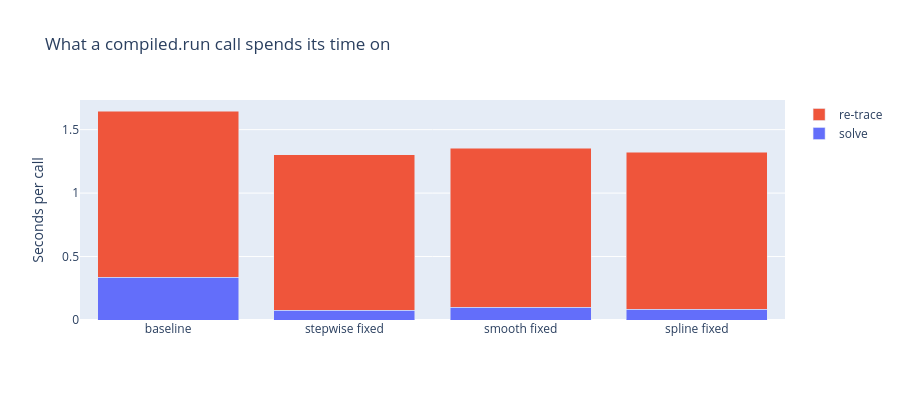

The code cell stored with this chart in its notebook:
### Markdown cell above
## Most of `compiled.run` is not the solve

The means above are not all integration. About 1.6 seconds of every `compiled.run` call is equinox re-tracing `diffeqsolve`: `summer4.solvers.diffrax_backend` rebuilds the `SubSaveAt` closures on each call, `equinox.filter_jit` treats a function as static and keys it by identity, so the cache misses and the whole solve is traced again. Nothing about the model or the mixing matrix changes that, and it is the same constant in every row, so it compresses all of them towards each other.

A calibration does not pay it: NUTS traces its log-density once and calls the compiled thing thereafter. The cell below wraps the identical solve in one outer `jax.jit` so it is traced once, which is the cost that actually matters here.

The profile that identified it is `cProfile` over three repeat calls, with `jax._src.pjit._trace_for_jit` holding about a second per call. Worth reporting upstream; it is a harness issue, not a model one.

### Code cell
import jax.numpy as jnp

from vacf.constants import N_TIMES
from vacf.model import save_plan

from vacf.solvers import dopri5

SOLVER = dict(
    t0=0.0,
    t1=float(N_TIMES),
    dt=0.1,
    solver=dopri5(rtol=1e-5, atol=1e-5, dtmax=1.0),
    max_steps=4_000,
)


def theta(params):
    return jnp.asarray(
        [params["bg_mixing"], params["a_spread"], params["pc_strength"]], dtype=jnp.float64
    )


def raw_and_jitted(label, mixing, attach):
    """Time the same solve through `compiled.run` and inside one outer jit."""
    compiled = compile_model(mixing=mixing)
    kwargs = dict(SOLVER, save=save_plan(compiled))

    @jax.jit
    def wrapped(scalars):
        params = dict(BASE_PARAMS)
        params["bg_mixing"], params["a_spread"], params["pc_strength"] = scalars
        # The fold is inside the traced region, so the draw pays for it here
        # and the solve sees a table or a curve, not the three scalars.
        return compiled.run(attach(params), **kwargs)["compartments"].values.data

    def raw(params):
        return compiled.run(attach(params), **kwargs)["compartments"].values.data

    seconds(lambda: raw(sets[0]))
    raw_times = [seconds(lambda params=params: raw(params)) for params in sets]
    seconds(lambda: wrapped(theta(sets[0])))
    jit_times = [seconds(lambda params=params: wrapped(theta(params))) for params in sets]
    result = compiled.run(attach(sets[0]), **kwargs)
    return (
        label,
        float(np.median(raw_times)),
        float(np.median(jit_times)),
        int(result.solver.num_steps),
        int(result.solver.num_rejected_steps),
    )


split = [
    raw_and_jitted("baseline", None, lambda params: params),
    raw_and_jitted(
        "stepwise fixed", mixing_table(step), lambda params: with_table(step, params)
    ),
    raw_and_jitted(
        "smooth fixed", mixing_curves(smooth), lambda params: with_curves(smooth, params)
    ),
    raw_and_jitted(
        "spline fixed", mixing_spline(spline), lambda params: with_curve(spline, params)
    ),
]

print(f"{'case':<18}{'run()':>9}{'outer jit':>11}{'steps':>8}{'rejected':>10}")
for label, raw_s, jit_s, steps, rejected in split:
    print(f"{label:<18}{raw_s:9.3f}{jit_s:11.3f}{steps:8d}{rejected:10d}")
constant = split[0][1] - split[0][2]
print(f"\nthe re-trace is worth about {constant:.2f} s per call, and it is in every row")

figure = go.Figure()
figure.add_trace(
    go.Bar(name="solve", x=[label for label, *_ in split], y=[jit_s for _, _, jit_s, _, _ in split])
)
figure.add_trace(
    go.Bar(
        name="re-trace",
        x=[label for label, *_ in split],
        y=[raw_s - jit_s for _, raw_s, jit_s, _, _ in split],
    )
)
figure.update_layout(
    barmode="stack",
    yaxis_title="Seconds per call",
    title="What a compiled.run call spends its time on",
    height=400,
)
figure.show()

### Figure 1 — Plotly figure (JSON) as saved in the notebook; plotly's stock layout.template omitted (floating-point values rounded to 4 significant figures)
{"data": [{"name": "solve", "type": "bar", "x": ["baseline", "stepwise fixed", "smooth fixed", "spline fixed"], "y": [0.3377, 0.07819, 0.09922, 0.08419]}, {"name": "re-trace", "type": "bar", "x": ["baseline", "stepwise fixed", "smooth fixed", "spline fixed"], "y": [1.309, 1.225, 1.253, 1.237]}], "layout": {"barmode": "stack", "height": 400, "title": {"text": "What a compiled.run call spends its time on"}, "yaxis": {"title": {"text": "Seconds per call"}}}}
